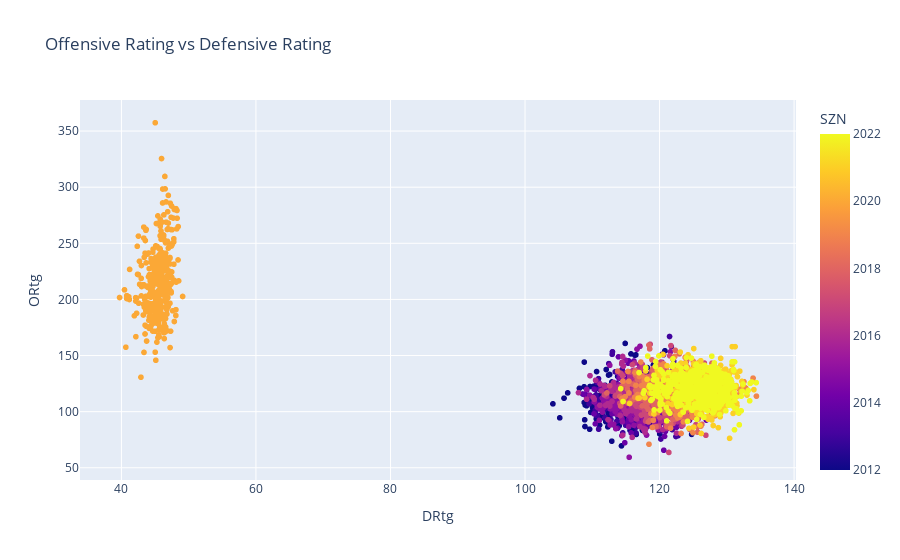

The code cell stored with this chart in its notebook:
### Markdown cell above
# 4.0 Data Visualization

<strong>With all of my featured columns ready to go I want to know if I can find any trends in my data</strong>

### Code cell
# these intial clusters shows me that the year is an outlier because of the pandemic and that it greatly affects my graph
# to prevent it I need to scale it
px.scatter(final, x='DRtg', y='ORtg', color='SZN', title='Offensive Rating vs Defensive Rating')

### Figure 1 — Plotly figure (JSON) as saved in the notebook; plotly's stock layout.template omitted (floating-point values rounded to 4 significant figures; data arrays with more than 128 entries replaced by an {"elided": "..."} marker saying what was removed)
{"data": [{"hovertemplate": "DRtg=%{x}<br>ORtg=%{y}<br>SZN=%{marker.color}<extra></extra>", "legendgroup": "", "marker": {"color": {"elided": "4691 int values"}, "coloraxis": "coloraxis", "symbol": "circle"}, "mode": "markers", "name": "", "showlegend": false, "type": "scattergl", "x": {"elided": "4691 float values"}, "xaxis": "x", "y": {"elided": "4691 float values"}, "yaxis": "y"}], "layout": {"coloraxis": {"colorbar": {"title": {"text": "SZN"}}, "colorscale": [[0, "#0d0887"], [0.1111, "#46039f"], [0.2222, "#7201a8"], [0.3333, "#9c179e"], [0.4444, "#bd3786"], [0.5556, "#d8576b"], [0.6667, "#ed7953"], [0.7778, "#fb9f3a"], [0.8889, "#fdca26"], [1, "#f0f921"]]}, "legend": {"tracegroupgap": 0}, "title": {"text": "Offensive Rating vs Defensive Rating"}, "xaxis": {"anchor": "y", "domain": [0, 1], "title": {"text": "DRtg"}}, "yaxis": {"anchor": "x", "domain": [0, 1], "title": {"text": "ORtg"}}}}
